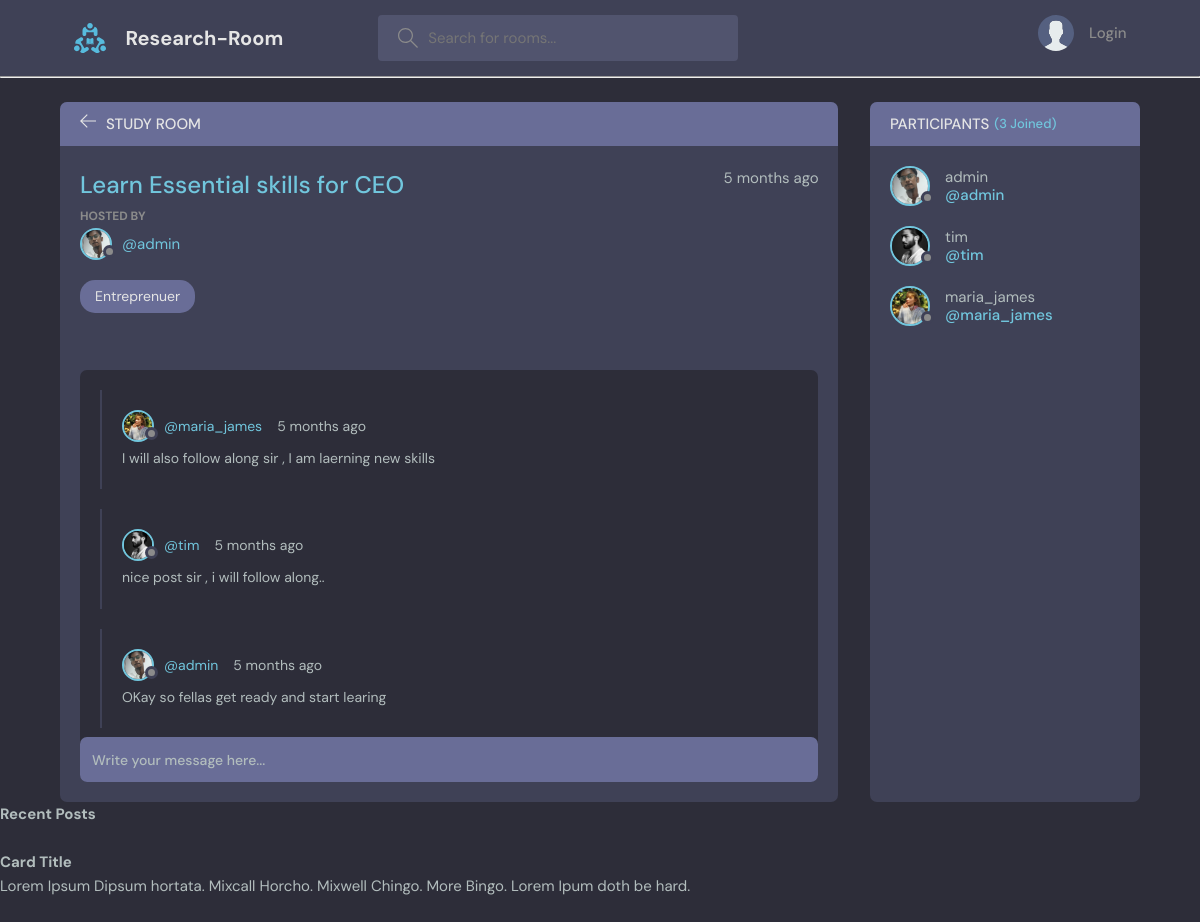
Page /room/3/ on the committed database.
### newsfeed/models.py (models this page shows, shortened)
class Room(models.Model):
    host = models.ForeignKey(User, on_delete=models.SET_NULL,null=True)
    topic = models.ForeignKey(Topic, on_delete=models.SET_NULL,null=True)
    name = models.CharField(max_length=200) #, validators=[validate_words]
    description = models.TextField(null=True, blank=True)
    participants = models.ManyToManyField(User, related_name='participants', blank=True)
    updated = models.DateTimeField(auto_now=True)
    created = models.DateTimeField(auto_now_add=True)
    class Meta:
        ordering = ['-updated', '-created']

class User(AbstractUser):
    name = models.CharField(max_length=200, null=True)
    email = models.EmailField(unique=True, null=True)
    bio = models.TextField(null=True)
    avatar = models.ImageField(null=True, default="avatar.svg")
    USERNAME_FIELD = 'email'
    REQUIRED_FIELDS = []

class Topic(models.Model):
    name = models.CharField(max_length=200)
    def __str__(self):
        return self.name

class Message(models.Model):
    user = models.ForeignKey(User, on_delete=models.CASCADE)
    room = models.ForeignKey(Room, on_delete=models.CASCADE)
    body = models.TextField()
    updated = models.DateTimeField(auto_now=True)
    created = models.DateTimeField(auto_now_add=True)
    class Meta:
        ordering = ['-updated', '-created']

### newsfeed/views.py (the view, shortened to what this page needs)
# urls.py: path('room/<str:pk>/', views.room, name= "room"),
def room(request, pk):
    room = Room.objects.get(id=pk)
    room_messages = room.message_set.all()
    participants = room.participants.all()
    context = {'room': room, 'room_messages':room_messages, 'participants':participants}
    return render(request, 'newsfeed/room.html', context)

### newsfeed/templates/newsfeed/room.html (shortened to what this page needs)
{% extends 'newsfeed/main.html' %}
{% block content %}
<main class="profile-page layout layout--2">
  <div class="container">
    <div class="room">
      <div class="room__top">
        <div class="room__topLeft">
          <a href="{% url 'home' %}">
            <svg version="1.1" xmlns="http://www.w3.org/2000/svg" width="32" height="32" viewBox="0 0 32 32">
              <title>arrow-left</title>
              <path
                d="M13.723 2.286l-13.723 13.714 13.719 13.714 1.616-1.611-10.96-10.96h27.625v-2.286h-27.625l10.965-10.965-1.616-1.607z">
              </path>
            </svg>
          </a>
          <h3>Study Room</h3>
        </div>
      </div>
      <div class="room__box scroll">
        <div class="room__header scroll">
          <div class="room__info">
            <h3>{{room.name}}</h3>
            <span>{{room.created|timesince}} ago</span>
          </div>
          <div class="room__hosted">
            <p>Hosted By</p>
            <a href="{% url 'user-profile' room.host.id %}" class="room__author">
              <div class="avatar avatar--small">
                <img src="{{room.host.avatar.url}}" />
              </div>
              <span>@{{room.host.username}}</span>
            </a>
          </div>
          <span class="room__topics">{{room.topic}}</span>
        </div>
        <div class="room__conversation">
          <div class="threads scroll">
            {% for message in room_messages %}
            <div class="thread">
              <div class="thread__top">
                <div class="thread__author">
                  <a href="{% url 'user-profile' message.user.id %}" class="thread__authorInfo">
                    <div class="avatar avatar--small">
                      <img src="{{message.user.avatar.url}}" />
                    </div>
                    <span>@{{message.user.username}}</span>
                  </a>
                  <span class="thread__date">{{message.created|timesince}} ago</span>
                </div>
              </div>
              <div class="thread__details">
                {{message.body}}
              </div>
            </div>
            {% endfor %}
          </div>
        </div>
      </div>
      <div class="room__message">
        <form method ="POST" action="">
        <input type="text" name="body" placeholder="Write your message here..." />
        </form>
      </div>
    </div>
    <div class="participants">
      <h3 class="participants__top">Participants <span>({{participants.count}} Joined)</span></h3>
      <div class="participants__list scroll">
        {% for user in participants %}
        <a href="{% url 'user-profile' user.id %}" class="participant">
          <div class="avatar avatar--medium">
            <img src="{{user.avatar.url}}" />
          </div>
          <p>
            {{user.username}}
            <span>@{{user.username}}</span>
          </p>
        </a>
        {% endfor %}
      </div>
    </div>
  </div>
</main>
{% endblock content %}

### rows in the picture
Room: name "Learn Essential skills for CEO", created "5 months", host.avatar (picture), host.username "admin", topic "Entreprenuer"
Message: user.avatar (picture), user.username "maria_james", created "5 months", body "I will also follow along sir , I am laerning new skills"
Message: user.avatar (picture), user.username "tim", created "5 months", body "nice post sir , i will follow along.."
Message: user.avatar (picture), user.username "admin", created "5 months", body "OKay so fellas get ready and start learing"
User: avatar (picture), username "admin"
User: avatar (picture), username "tim"
User: avatar (picture), username "maria_james"

### other values in the picture
{{ participants.count }} "3"
